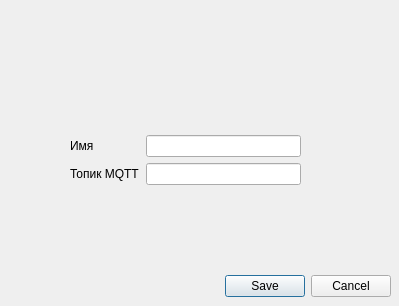
<?xml version="1.0" encoding="UTF-8"?>
<ui version="4.0">
 <class>EditTankDialog</class>
 <widget class="QDialog" name="EditTankDialog">
  <property name="geometry">
   <rect>
    <x>0</x>
    <y>0</y>
    <width>399</width>
    <height>306</height>
   </rect>
  </property>
  <property name="windowTitle">
   <string>Dialog</string>
  </property>
  <widget class="QWidget" name="formLayoutWidget">
   <property name="geometry">
    <rect>
     <x>70</x>
     <y>120</y>
     <width>231</width>
     <height>80</height>
    </rect>
   </property>
   <layout class="QFormLayout" name="formLayout">
    <property name="labelAlignment">
     <set>Qt::AlignLeading|Qt::AlignLeft|Qt::AlignVCenter</set>
    </property>
    <property name="formAlignment">
     <set>Qt::AlignLeading|Qt::AlignLeft|Qt::AlignVCenter</set>
    </property>
    <item row="1" column="0">
     <widget class="QLabel" name="label_2">
      <property name="text">
       <string>Топик MQTT</string>
      </property>
     </widget>
    </item>
    <item row="1" column="1">
     <widget class="QLineEdit" name="mqtt_topic"/>
    </item>
    <item row="0" column="0">
     <widget class="QLabel" name="label">
      <property name="text">
       <string>Имя</string>
      </property>
     </widget>
    </item>
    <item row="0" column="1">
     <widget class="QLineEdit" name="tank_name"/>
    </item>
   </layout>
  </widget>
  <widget class="QDialogButtonBox" name="buttonBox">
   <property name="geometry">
    <rect>
     <x>10</x>
     <y>270</y>
     <width>381</width>
     <height>32</height>
    </rect>
   </property>
   <property name="orientation">
    <enum>Qt::Horizontal</enum>
   </property>
   <property name="standardButtons">
    <set>QDialogButtonBox::Cancel|QDialogButtonBox::Save</set>
   </property>
   <property name="centerButtons">
    <bool>false</bool>
   </property>
  </widget>
 </widget>
 <resources/>
 <connections>
  <connection>
   <sender>buttonBox</sender>
   <signal>accepted()</signal>
   <receiver>EditTankDialog</receiver>
   <slot>accept()</slot>
   <hints>
    <hint type="sourcelabel">
     <x>200</x>
     <y>285</y>
    </hint>
    <hint type="destinationlabel">
     <x>199</x>
     <y>152</y>
    </hint>
   </hints>
  </connection>
  <connection>
   <sender>buttonBox</sender>
   <signal>rejected()</signal>
   <receiver>EditTankDialog</receiver>
   <slot>reject()</slot>
   <hints>
    <hint type="sourcelabel">
     <x>200</x>
     <y>285</y>
    </hint>
    <hint type="destinationlabel">
     <x>199</x>
     <y>152</y>
    </hint>
   </hints>
  </connection>
 </connections>
</ui>
